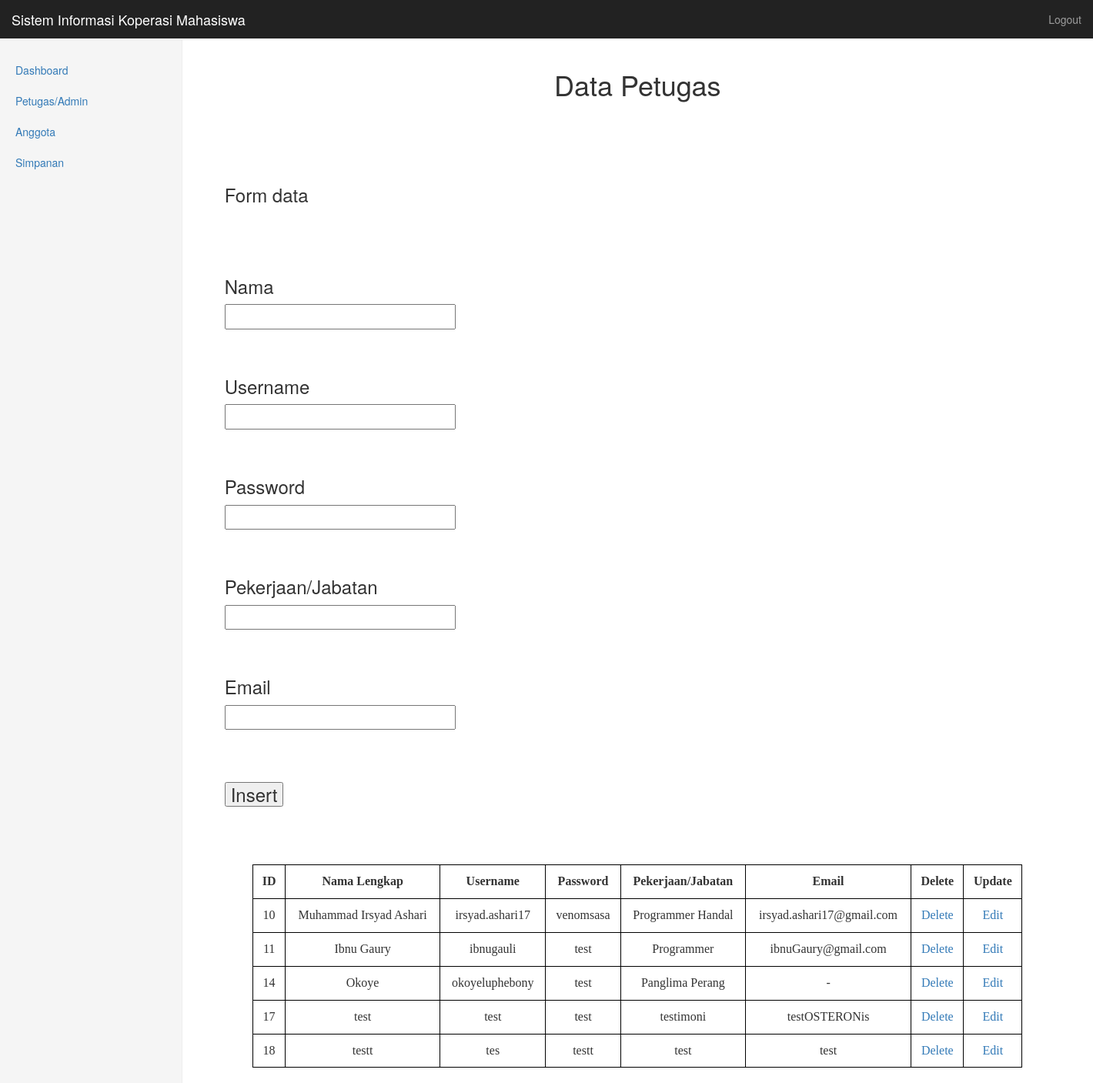
The app's page /index.php/petugas with its own data.
### tables this page shows
CREATE TABLE `operator` (
  `id_username` int(11) NOT NULL,
  `nama_lengkap` varchar(50) NOT NULL,
  `username` varchar(20) NOT NULL,
  `password` varchar(32) NOT NULL,
  `pekerjaan` varchar(30) NOT NULL,
  `email` text NOT NULL
);

### application/controllers/Petugas.php (called while the page is built, shortened)
<?php
class Petugas extends CI_Controller {
        public function index()
        {
               $this->load->model('m_data');
               $data["fetch_data"] = $this->m_data->fetch_data();
        	   $data["konten"] = 'petugas/tampil';
               $this->load->view('template_petugas',$data);
        }
}

### index.php (called while the page is built, shortened)
<?php
require_once BASEPATH.'core/CodeIgniter.php';

### application/models/m_data.php (called while the page is built, shortened)
<?php
class M_data extends CI_Model{
	function fetch_data(){
		$query = $this->db->get("operator");
		return $query;
	}
}
?>

### application/views/petugas/tampil.php (the view, shortened to what this page needs)
<html>
<head>
</head>
<body>
	<center>
		<h1>Data Petugas</h1>
		<br><br><br><br>
	</center>
<div class="container">
		<h3>Form data<h3>
		<br><br>
	<form action="<?php echo base_url()?>Petugas/form_validation" method="post">
		    <?php
		 	if(isset($user_data))
		 	{
		 		foreach ($user_data->result() as $row)
		 		{
		 	?>
					<div class="form-group">
						<h3>Nama</h3>
						<input type="text" name="nama" value="<?php echo $row->nama_lengkap;?>" />
						<span class="text-danger"><?php echo form_error("nama"); ?></span>
					</div>
							<br>
					<div class="form-group">
						<h3>Username</h3>
						<input type="text" name="username" value="<?php echo $row->username;?>"/>
					<span class="text-danger"><?php echo form_error("username"); ?></span>
					</div>
					<br>
					<div class="form-group">
						<h3>Password</h3>
						<input type="password" name="password" value="<?php echo $row->password;?>"/>
						<span class="text-danger" ><?php echo form_error("password"); ?></span>
					</div>
					<br>
					<div class="form-group">
						<h3>Pekerjaan/Jabatan</h3>
						<input type="text" name="pekerjaan" value="<?php echo $row->pekerjaan;?>"/>
						<span class="text-danger" ><?php echo form_error("pekerjaan"); ?></span>
					</div>
					<br>
					<div class="form-group">
						<h3>Email</h3>
						<input type="text" name="email" value="<?php echo $row->email; ?>"/>
						<span class="text-danger" ><?php echo form_error("email"); ?></span>
					</div>
					<div class="form-group">
						<br><br>
						<input type="hidden" name="hidden_id" value="<?php echo $row->id_username; ?>"/>
						<input type="submit" value="Update" name="update"/>
					</div>
					<?php
				}
			}
			else
			{
			?>
			<div class="form-group">
				<h3>Nama</h3>
				<input type="text" name="nama"/>
			</div>
			<br>
			<div class="form-group">
				<h3>Username</h3>
				<input type="text" name="username"/>
			</div>
			<br>
			<div class="form-group">
				<h3>Password</h3>
				<input type="password" name="password"/>
			</div>
			<br>
			<div class="form-group">
				<h3>Pekerjaan/Jabatan</h3>
				<input type="text" name="pekerjaan"/>
			</div>
			<br>
			<div class="form-group">
				<h3>Email</h3>
				<input type="text" name="email"/>
			</div>
			<div class="form-group">
				<br><br>
				<input type="submit" value="Insert" name="insert"/>
			</div>
			<?php
			}
			?>
	</form>
</div>
<br><br><br>
	<table border="1">
		<tr >
			<th>ID</th>
			<th>Nama Lengkap</th>
			<th>Username</th>
			<th>Password</th>
			<th>Pekerjaan/Jabatan</th>
			<th>Email</th>
			<th>Delete</th>
			<th>Update</th>
		</tr>
	<?php
		if($fetch_data->num_rows()>0)
		{
			foreach ($fetch_data->result() as $row) {
		?>
			<tr>
				<td><?php echo $row->id_username; ?></td>
				<td><?php echo $row->nama_lengkap; ?></td>
				<td><?php echo $row->username; ?></td>
				<td><?php echo $row->password; ?></td>
				<td><?php echo $row->pekerjaan; ?></td>
				<td><?php echo $row->email; ?></td>
				<td><a href="#" class="delete_data" id="<?php echo $row->id_username; ?>">Delete</a></td>
				<td><a href="<?php echo base_url(); ?>Petugas/update_data/
				<?php echo $row->id_username; ?>">Edit</a></td>
			</tr>
		<?php
			}
		}
		else
		{
		?>
			<tr>
				<td colspan="7">No Data Found</td>
			</tr>
		<?php
		}
	 ?>
	 </table>
</body>
</html>

### assets/css/dashboard.css (style rules this page uses)
body { padding-top: 50px; }

### application/views/petugas/tampil.php (style rules this page uses)
table { width: 1000px; border: 1px solid black; margin: auto; text-align: center; }
table, tr, td, td, th { text-align: center; padding: 10px; border-collapse: collapse; font-size:16px; font-family: century gothic; }

### records on screen
operator: id_username "10", nama_lengkap "Muhammad Irsyad Ashari", username "irsyad.ashari17", password "venomsasa", pekerjaan "Programmer Handal", email "irsyad.ashari17@gmail.com"
operator: id_username "11", nama_lengkap "Ibnu Gaury", username "ibnugauli", password "test", pekerjaan "Programmer", email "ibnuGaury@gmail.com"
operator: id_username "14", nama_lengkap "Okoye", username "okoyeluphebony", password "test", pekerjaan "Panglima Perang", email "-"
operator: id_username "17", nama_lengkap "test", username "test", password "test", pekerjaan "testimoni", email "testOSTERONis"
operator: id_username "18", nama_lengkap "testt", username "tes", password "testt", pekerjaan "test", email "test"
